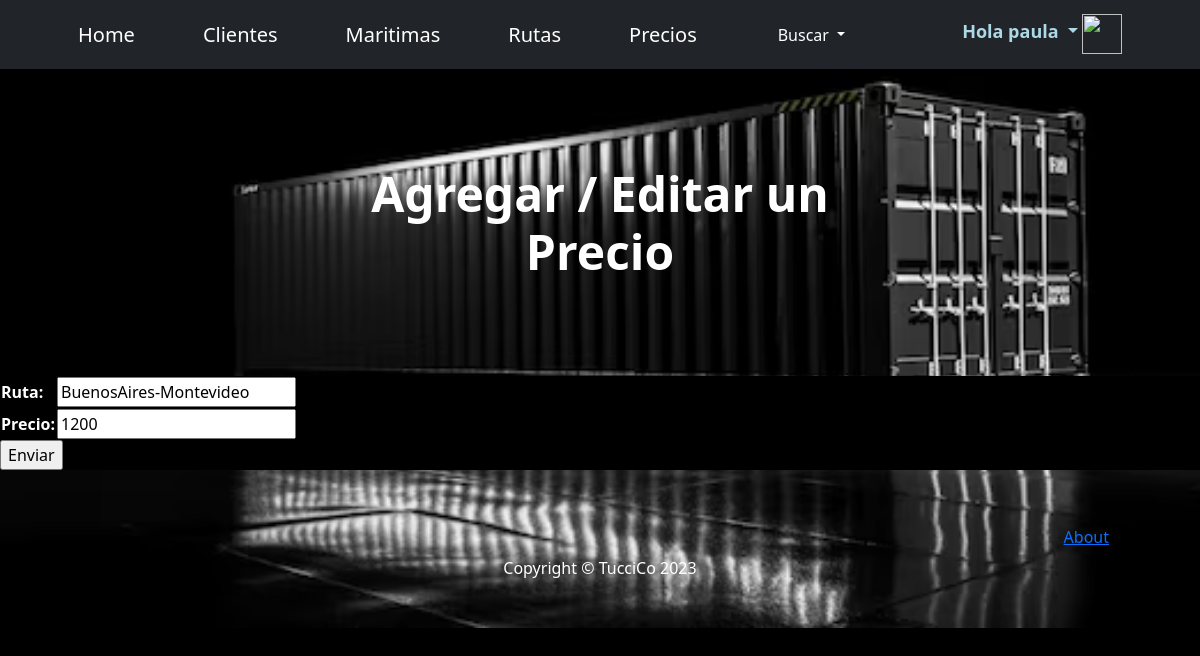
The page /aplicacion/precios_update/1/ (signed in) on the database as committed earlier.
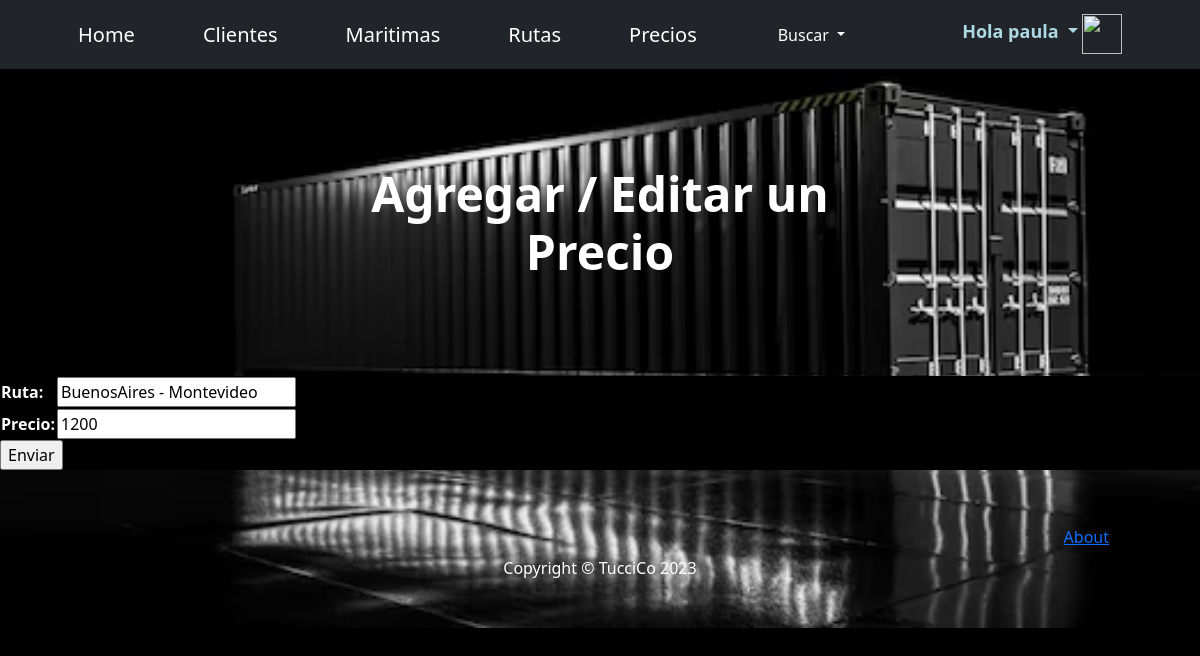
The same page on the database as committed later.
### aplicacion/models.py (models this page shows, shortened)
class Precios(models.Model):
    ruta = models.CharField(max_length = 80)
    precio=models.IntegerField()
    class Meta:
        verbose_name = "Precio"
        verbose_name_plural = "Precios"

### aplicacion/views.py (the view)
# urls.py: path('precios_update/<int:pk>/', PreciosUpdate.as_view(), name="precio_update"),
class PreciosUpdate(LoginRequiredMixin, UpdateView):
    model = Precios
    fields = ["ruta", "precio"]
    success_url = reverse_lazy('precios')

### aplicacion/templates/aplicacion/precios_form.html (shortened to what this page needs)
{% extends 'aplicacion/home.html' %}
{% block titulo %}
<h1 class="display-5 fw-bolder text-white mb-2">Agregar / Editar un Precio</h1>
{% endblock titulo %}
{% block contenido %}
<form action="" method="post">
    <table>
        {{ form.as_table }}
    </table>
    <input type="submit" value="Enviar">
</form>
{% endblock contenido %}

Rows that differ between the two databases and show on the page:
changed Precios: ruta "BuenosAires-Montevideo" → "BuenosAires - Montevideo"
